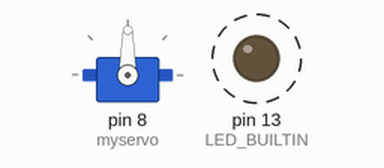
Simulated run of this sketch. Board: Arduino Uno, built with avr-gcc and run on an emulated ATmega328P. On the bench: servo, output pins drawn as LEDs (lit = HIGH). Dashed ring = blinking.

Above: at 0.1 s.
At 1.0 s:
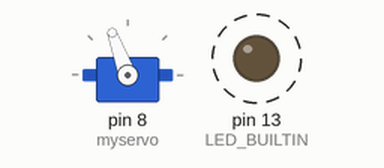
At 1.45 s:
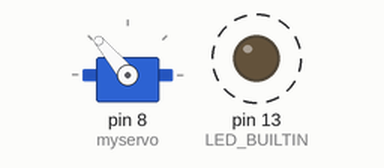
At 1.95 s:
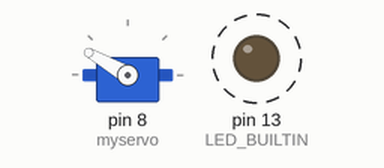
Timing chart, 0 to 4.6 s (numbered marks = the images above):
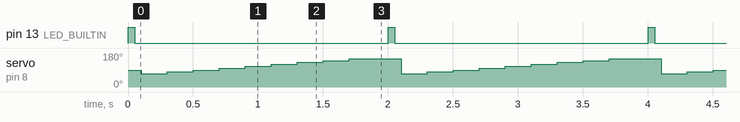

Measured:
- by itself, pin 13 (LED_BUILTIN): alternates HIGH for 0.05 s and LOW for 2.0 s
- by itself, servo on pin 8 (myservo): repeats every 2.0 s: 80° 0.20 s, 90° 0.20 s, 100° 0.20 s, 110° 0.20 s, 120° 0.20 s, 130° 0.20 s, 140° 0.20 s, 150° 0.40 s, 70° 0.20 s

The sketch:

tester.ino
```cpp
#include <Servo.h>  // Include the Servo library
Servo myservo;

void setup() {
  Serial.begin(9600);
  // initialize digital pin LED_BUILTIN as an output.
  pinMode(LED_BUILTIN, OUTPUT);
  myservo.attach(8);  // Attach the servo to pin 9

}

// the loop function runs over and over again forever
void loop() {
  digitalWrite(LED_BUILTIN, HIGH);  // turn the LED on (HIGH is the voltage level)
  delay(50);                      // wait for a second
  digitalWrite(LED_BUILTIN, LOW);   // turn the LED off by making the voltage LOW
  delay(50);                      // wait for a second

  for (int pos = 70; pos <= 150; pos += 10) {
    myservo.write(pos);  // Set the servo position
    delay(200);           // Wait 15 ms for the servo to reach the position
  }

  delay(100);  // Wait for .1 second
  // Move the servo smoothly from 180 to 0 degrees
  for (int pos = 70; pos >= 150; pos -= 10) {
    myservo.write(pos);  // Set the servo position
    delay(200);           // Wait 15 ms for the servo to reach the position

  }
}
```
